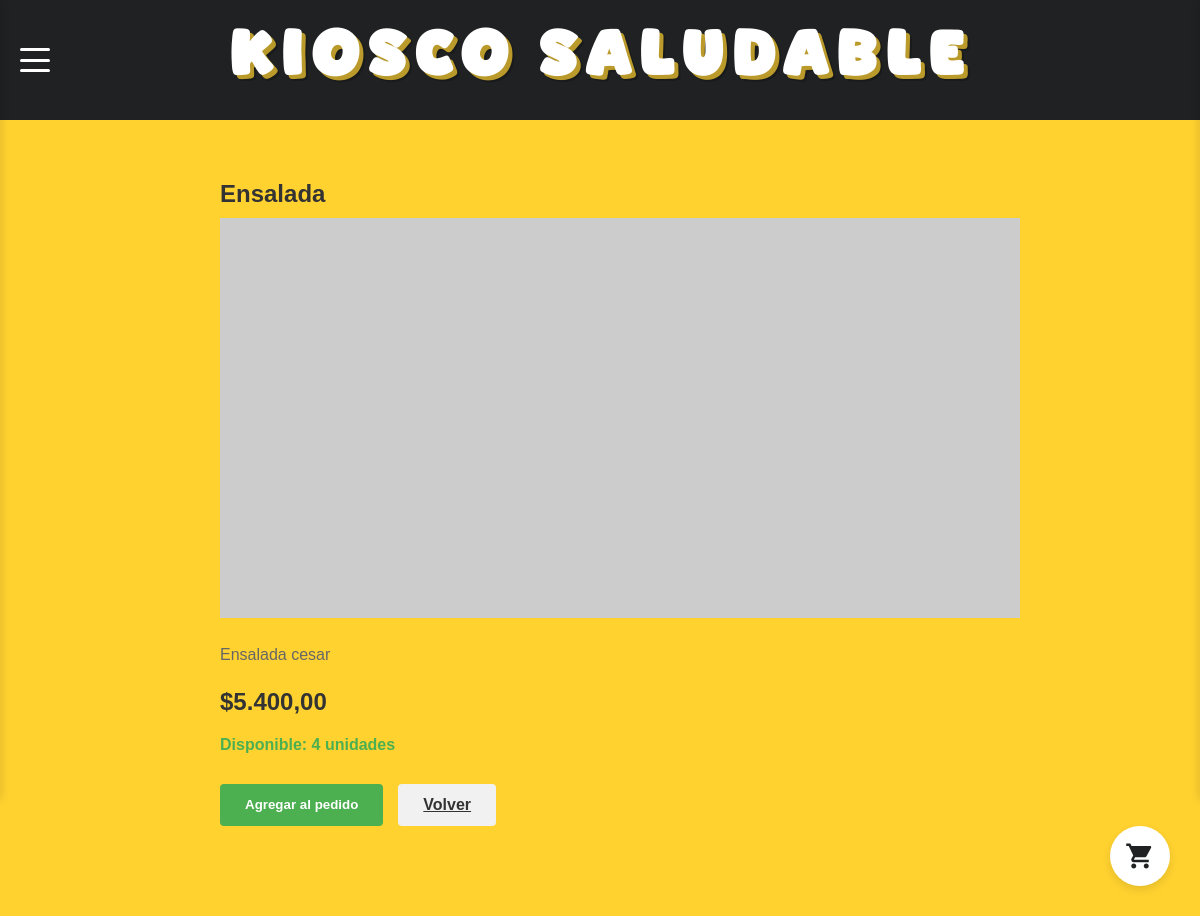
The app's page /usuario/producto.php?id=2 (signed in) with its own data.
### tables this page shows
CREATE TABLE `productos` (
  `id` int(11) NOT NULL,
  `nombre` varchar(80) NOT NULL,
  `descripcion` varchar(300) NOT NULL,
  `stock` int(11) NOT NULL,
  `fecha_agregado` timestamp NOT NULL DEFAULT current_timestamp() ON UPDATE current_timestamp(),
  `tipo_producto` enum('ensalada','carne','bebida','extra','pizza') DEFAULT NULL,
  `precio` float NOT NULL,
  `url` varchar(90) NOT NULL
);

### usuario/producto.php (the view, shortened to what this page needs)
<?php
require_once 'db_connect.php';
$producto_id = $_GET['id'];
$sql = "SELECT * FROM productos WHERE id = ? AND stock > 0";
$stmt = $conn->prepare($sql);
$stmt->bind_param("i", $producto_id);
$stmt->execute();
$result = $stmt->get_result();
$producto = $result->fetch_assoc();
?>
<!DOCTYPE html>
<html lang="es">
<head>
    <?php include 'ui.php'; renderStylesheetLinks(); ?>
</head>
<body>
    <div class="main-content">
        <div class="producto-detalle">
            <div class="producto-info">
                <h2><?php echo htmlspecialchars($producto['nombre']); ?></h2>
                <div class="producto-imagen">
                    <img src="https://placehold.co/800x400" alt="<?php echo htmlspecialchars($producto['nombre']); ?>">
                </div>
                <p class="producto-descripcion"><?php echo htmlspecialchars($producto['descripcion']); ?></p>
                <p class="producto-precio">$<?php echo number_format($producto['precio'], 2, ',', '.'); ?></p>
                <p class="producto-stock">Disponible: <?php echo $producto['stock']; ?> unidades</p>
                <div class="acciones">
                    <button class="btn-agregar" onclick="agregarAlCarrito(<?php echo $producto['id']; ?>, '<?php echo htmlspecialchars($producto['nombre']); ?>')">
                        Agregar al pedido
                    </button>
                    <a href="index.php" class="btn-volver">Volver</a>
                </div>
            </div>
        </div>
    </div>
</body>
</html>

### usuario/style.css (style rules this page uses)
* { margin: 0; padding: 0; box-sizing: border-box; font-family: Arial, sans-serif; }
:root { --adyacente: #ccc9bb; --fondo: #ffd230; --text: #1f2122; --success: #98c73d; --header-height: 120px; --burger-width: 30px; --burger-height: 24px; --menu-width: 250px; --card-gap: 30px; --section-spacing: 40px; --container-padding: 20px; }
body { overflow-x: hidden; background-color: #ffd230; }
.main-content { background-color: var(--fondo); min-height: calc(100vh - var(--header-height)); padding: var(--section-spacing) var(--container-padding); display: flex; flex-direction: column; position: relative; max-width: 1300px; margin: 0 auto; padding-left: 0.5rem; padding-right: 0.5rem; }
html, body { max-width: 100vw; overflow-x: hidden; }

### usuario/producto.php (style rules this page uses)
.producto-detalle { padding: 20px; max-width: 800px; margin: 0 auto; }
.producto-imagen { width: 100%; height: auto; border-radius: 8px; margin-bottom: 20px; }
.producto-info { margin-bottom: 30px; }
.producto-info h2 { margin-bottom: 10px; color: #333; }
.producto-descripcion { color: #666; line-height: 1.6; margin-bottom: 20px; }
.producto-stock { font-weight: bold; color: #4CAF50; margin-bottom: 10px; }
.producto-precio { font-size: 24px; font-weight: bold; color: #333; margin-bottom: 20px; }
.acciones { display: flex; gap: 15px; margin-top: 30px; }
.btn-agregar { background-color: #4CAF50; color: white; border: none; padding: 12px 25px; border-radius: 4px; cursor: pointer; font-weight: bold; transition: background-color 0.3s; }
.btn-volver { background-color: #f1f1f1; color: #333; border: none; padding: 12px 25px; border-radius: 4px; cursor: pointer; font-weight: bold; transition: background-color 0.3s; }

### records on screen
productos: nombre "Ensalada", descripcion "Ensalada cesar", precio "5.400,00", stock "4"
